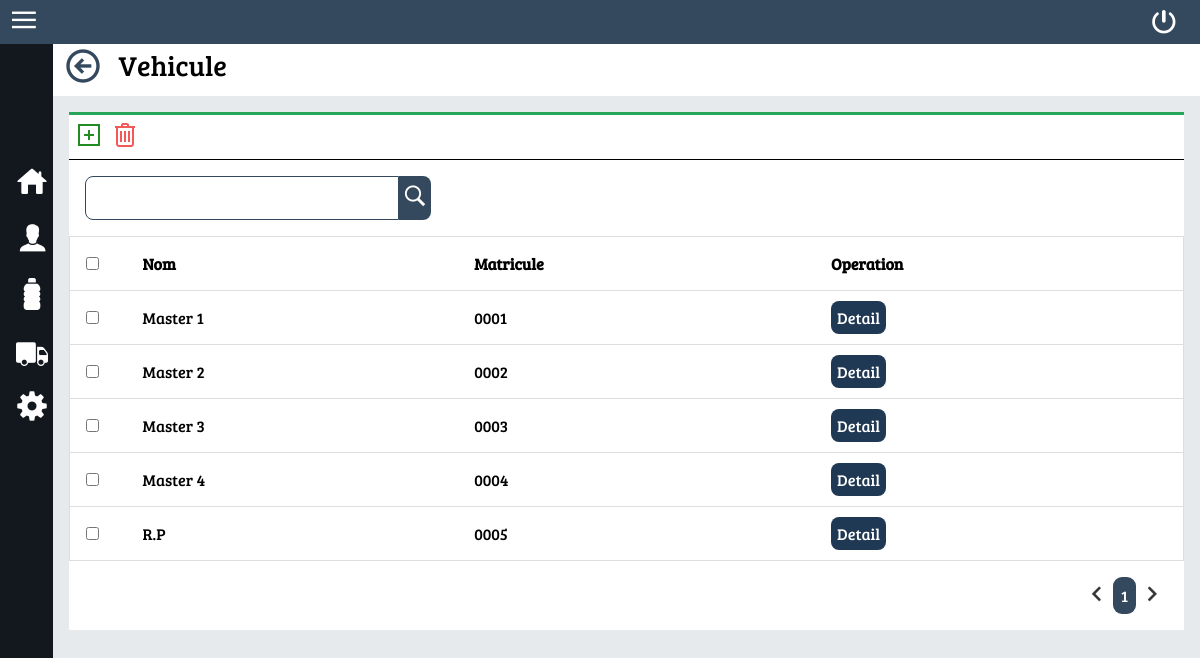
/Vehicule.php (signed in), run on the app's committed database.
### tables this page shows
CREATE TABLE `vehicule` (
  `id_vehicule` int(25) NOT NULL,
  `nom` varchar(35) DEFAULT NULL,
  `matricule` varchar(35) DEFAULT NULL
);

### php/database.inc (called while the page is built, shortened)
<?php
class database{
  public $connection;
  public function __construct()
  {
    $this->connection=mysqli_connect("localhost","root","","moza");
    $this->connection->set_charset("utf8");
  }
  public function query($sql)
  {
    $result=mysqli_query($this->connection,$sql);
    return $result;
  }
}

### php/Vehicule.inc (called while the page is built, shortened)
<?php
class Vehicule {
 public function __construct ( $id , $nom , $matricule , $StockVehicule) {
  $this->id = $id;
  $this->nom = $nom;
  $this->matricule = $matricule;
 }
}

### Vehicule.php (the view, shortened to what this page needs)
<!DOCTYPE html>
<?php
include 'php/Standard.php';
require 'php/database.inc';
require 'php/Vehicule.inc';
$database=new database();
require 'php/VerifierUser.php';
if(isset($_GET["page"])){$page=$_GET["page"]; }else{$page=1;}
$debut=$page*10-10;
$where="";
$sql="select * from vehicule $where ";
$result=$database->query($sql." limit $debut ,10");
$listVehicule=array();
while ($row=mysqli_fetch_assoc($result)) {
  $listVehicule[]=new Vehicule($row["id_vehicule"],$row["nom"],$row["matricule"],"");
}
?>
<html lang="en" dir="ltr">
  <head>
  </head>
  <body>
    <div class="page">
      <div class="detail">
        <div class="titre_bar">
          <label for="" class="titre_bar_label">
            <a href="index.php"><img src="img/icon/back_bleu_40px.png" alt=""></a>
            Vehicule
          </label>
        </div>
        <div class="table">
          <form class="" action="Vehicule.php" method="post">
          <div class="bartable">
              <a href="VehiculeControle.php"><img src="img/icon/add32pxgreen.png" alt=""></a>
              <button type="submit" class="btn_remove_all" name="button"><img src="img/icon/remove32px.png" alt=""></button>
          </div>
          <div class="divtable">
            <div class="barrecherche">
              <input type="text" name="rech" value="">
              <button type="submit"><img src="img/icon/search24pxwhite.png"></button>
            </div>
            <table class="infotable">
              <thead>
                <tr>
                  <th><input type="checkbox" id="checkbox_all" onclick="SelecteAll()" ></th>
                  <th>Nom</th>
                  <th>Matricule</th>
                  <th>Operation</th>
                </tr>
              </thead>
              <tbody>
                  <?php foreach ($listVehicule as $key => $value): ?>
                    <tr>
                      <td width="25"><input type="checkbox" class="remove_list" value="<?php echo $value->id; ?>" name="Delete[]"></td>
                      <td><?php echo $value->nom; ?></td>
                      <td><?php echo $value->matricule; ?></td>
                      <td>
                        <a href="VehiculeControle.php?idvehicule=<?php echo $value->id; ?>" class="produitbtn produitbtnedit">
                          Detail
                        </a>
                      </td>
                    </tr>
                  <?php endforeach; ?>
              </tbody>
            </table>
            <div class="tableinfo">
              <ul class="listinfo">
              </ul>
            </div>
          </div>
          </form>
        </div>
      </div>
    </div>
  </body>
</html>

### css/standard.css (style rules this page uses)
:root { --colorbleu:#34495e; }
* { margin: 0px; padding: 0px; font-family:'Bree Serif' , sans-serif; }
html { height: 100%; }
body { height: 100%; background-color: #e7eaec; }
.page { display: flex; justify-content: flex-start; min-height: 100%; width: 100%; }
.detail { width: inherit; height: 100%; }
.titre_bar { background-color: white; padding: 2px; }
.titre_bar_label { display: grid; grid-template-columns: 48px auto; grid-column-gap: 8px; font-size: 28px; margin-left: 8px; }
.barrecherche { display: flex; }
.btn_remove_all { cursor: pointer; border: none; background: none; }
.barrecherche input { border: 1px solid var(--colorbleu); font-size: 22px; width: 300px; padding: 6px; border-radius: 8px 0px 0px 8px; }
.barrecherche button { background-color: var(--colorbleu); border:0; padding: 4px; border-radius: 0px 8px 8px 0px; }
.table { border-top: 3px solid #26A65B; margin:16px; margin-top :16px; background-color: white; }
.bartable { padding: 4px; border-bottom: 1px solid black; }
.barrecherche { padding: 16px; }
.infotable { border-collapse: collapse; text-align: left; width: 100%; }
.infotable td,.infotable th { padding: 16px; }
.infotable tr { border-collapse: collapse; border: 1px solid #ddd; }
.produitbtn { color: white; text-decoration: none; padding: 6px; border-radius: 8px; width: 40px; margin-right: 8px; cursor: pointer; }
.produitbtnedit { background-color: #1f3853; }
.tableinfo { padding: 16px; display: flex; justify-content: flex-end; }
.tableinfo ul { list-style: none; display: flex; }

### css/navbar.css (style rules this page uses)
.navbar { display: flex; justify-content: space-between; background-color: #34495e; }
.navbarbtnmenu { padding:8px; margin-left: 4px; width: 32px; cursor: pointer; }
.navbarbtnexit { background: none; border: none; }
.btnmenu { margin-top: 10px; margin-right: 24px; }

### css/sidebar.css (style rules this page uses)
.sidebar { background-color: #12181E; width: 55px; transition: .1s; overflow: hidden; display: block; }
.sidebarlogo { color: white; text-align: center; font-size: 14px; height: 50px; }
.sidebarlistitem { height: auto; display: grid; }
.sidebaritem { text-decoration: none; color: white; font-size: 22px; padding: 4px; }
.sidebaritem div { padding: 8px; display: grid; border-left: 4px solid #12181E; grid-template-columns: 48px auto; }

### data on the page
vehicule: nom "Master 1", matricule "0001"
vehicule: nom "Master 2", matricule "0002"
vehicule: nom "Master 3", matricule "0003"
vehicule: nom "Master 4", matricule "0004"
vehicule: nom "R.P", matricule "0005"

### other printed values
$id "1"
